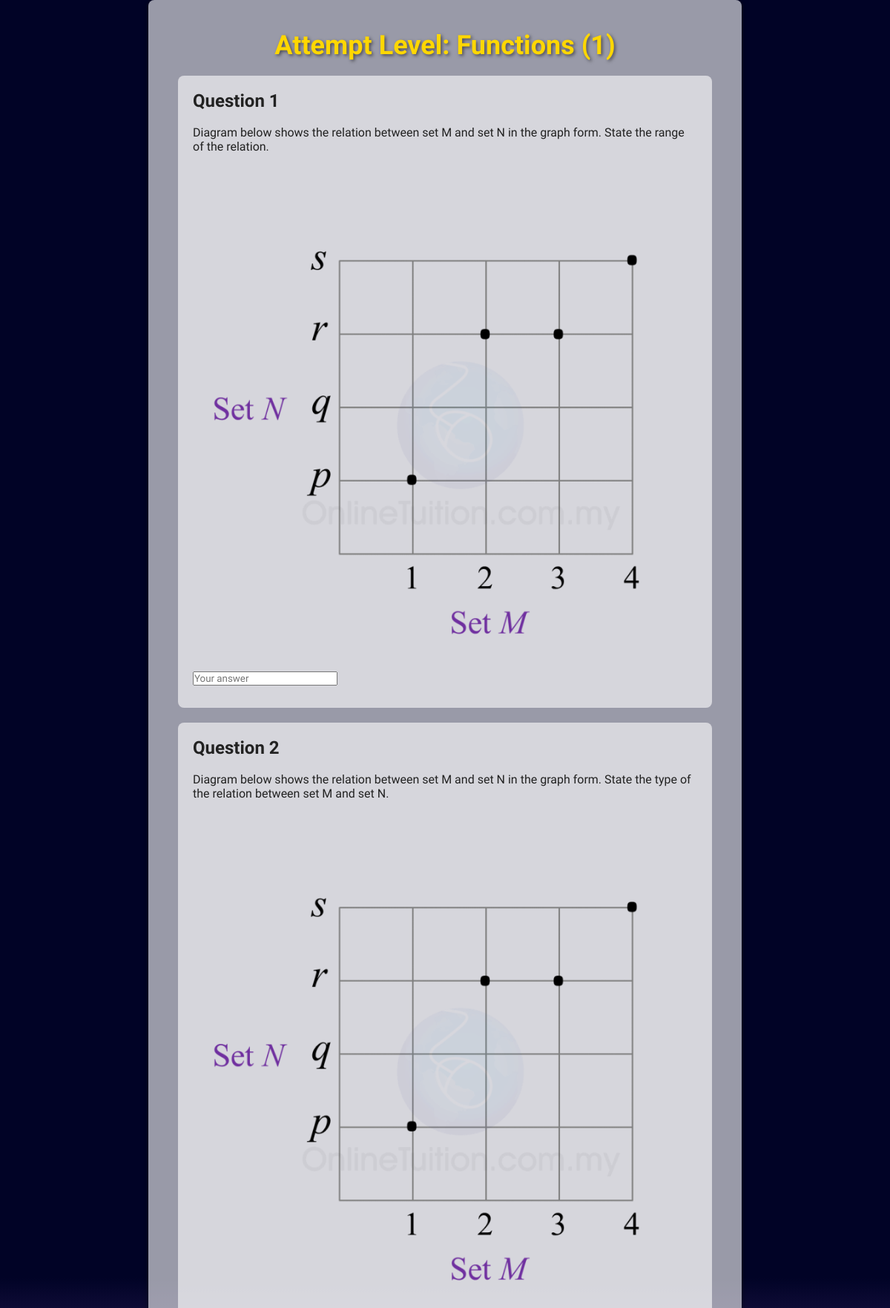
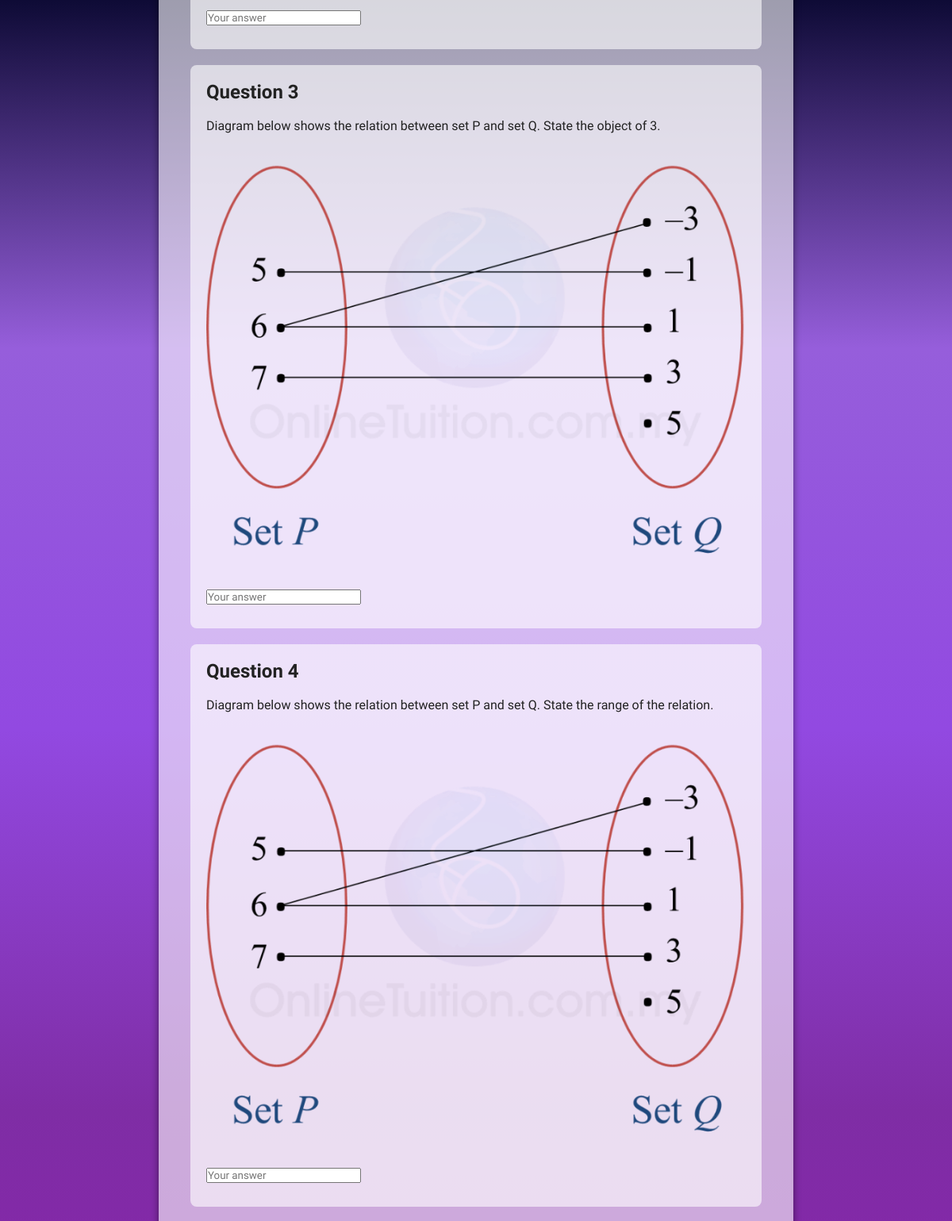
/attempt_level.php?level_id=58 (upper part), run on the app's committed database (2 pictures, top to bottom).
### tables this page shows
CREATE TABLE IF NOT EXISTS `level` (
  `level_id` int NOT NULL AUTO_INCREMENT,
  `level_name` varchar(255) NOT NULL,
  PRIMARY KEY (`level_id`)
);

CREATE TABLE IF NOT EXISTS `media` (
  `media_id` int NOT NULL AUTO_INCREMENT,
  `media_type` enum('image','video','slides','') NOT NULL,
  `media_URL` varchar(255) NOT NULL,
  `material_id` int DEFAULT NULL,
  `discussion_id` int DEFAULT NULL,
  `comment_id` int DEFAULT NULL,
  `question_id` int DEFAULT NULL,
  `response_id` int DEFAULT NULL,
  `badge_id` int DEFAULT NULL,
  `faq_id` int DEFAULT NULL,
  PRIMARY KEY (`media_id`),
  KEY `media_ibfk_1` (`discussion_id`),
  KEY `comment_id` (`comment_id`),
  KEY `material_id` (`material_id`),
  KEY `question_id` (`question_id`),
  KEY `response_id` (`response_id`),
  KEY `badge_id` (`badge_id`),
  KEY `faq_id` (`faq_id`)
);

CREATE TABLE IF NOT EXISTS `question` (
  `question_id` int NOT NULL AUTO_INCREMENT,
  `question_text` text NOT NULL,
  `level_id` int NOT NULL,
  `question_type` varchar(255) NOT NULL,
  PRIMARY KEY (`question_id`),
  KEY `level_id` (`level_id`)
);

### attempt_level.php (the view, shortened to what this page needs)
<?php
$servername = "localhost";
$username = "root";
$password = "";
$dbname = "gimkit";
$conn = new mysqli($servername, $username, $password, $dbname);
$level_id = isset($_GET['level_id']) ? intval($_GET['level_id']) : ($_SESSION['level_id'] ?? 0);
$levelSql = "SELECT * FROM level WHERE level_id = ?";
$levelStmt = $conn->prepare($levelSql);
$levelStmt->bind_param("i", $level_id);
$levelStmt->execute();
$levelResult = $levelStmt->get_result();
$level = $levelResult->fetch_assoc();
$questionsSql = "SELECT q.*, m.media_type, m.media_URL
                 FROM question q
                 LEFT JOIN media m ON q.question_id = m.question_id
                 WHERE q.level_id = ?";
$questionsStmt = $conn->prepare($questionsSql);
$questionsStmt->bind_param("i", $level_id);
$questionsStmt->execute();
$questionsResult = $questionsStmt->get_result();
$questions = $questionsResult->fetch_all(MYSQLI_ASSOC);
?>
<!DOCTYPE html>
<html lang="en">
<head>
</head>
<body>
    <div class="container">
        <h1>Attempt Level: <?php echo htmlspecialchars($level['level_name']); ?></h1>
        <form action="resultpage.php" method="post">
            <?php foreach ($questions as $index => $question): ?>
                <div class="question">
                    <h2>Question <?php echo $index + 1; ?></h2>
                    <br>
                    <p><?php echo htmlspecialchars($question['question_text']); ?></p>
                    <?php if (!empty($question['media_URL'])): ?>
                        <?php
                        $mediaPath = 'uploads/' . htmlspecialchars($question['media_URL']);
                        switch ($question['media_type']) {
                            case 'image':
                                echo "<img class='media' src='{$mediaPath}' alt='Question Image'>";
                                break;
                        }
                        ?>
                    <?php endif; ?>
                    <?php if ($question['question_type'] == 'mcq'): ?>
                        <?php
                        $optionsSql = "SELECT * FROM options WHERE question_id = ?";
                        $optionsStmt = $conn->prepare($optionsSql);
                        $optionsStmt->bind_param("i", $question['question_id']);
                        $optionsStmt->execute();
                        $optionsResult = $optionsStmt->get_result();
                        $options = $optionsResult->fetch_all(MYSQLI_ASSOC);
                        $optionsStmt->close();
                        ?>
                        <br>
                        <?php foreach ($options as $option): ?>
                            <div>
                                <input type="radio" id="q<?php echo $question['question_id']; ?>_<?php echo $option['option_id']; ?>"
                                       name="q<?php echo $question['question_id']; ?>"
                                       value="<?php echo $option['option_id']; ?>">
                                <label for="q<?php echo $question['question_id']; ?>_<?php echo $option['option_id']; ?>">
                                    <?php echo htmlspecialchars($option['option_text']); ?>
                                </label>
                            </div>
                        <?php endforeach; ?>
                    <?php elseif ($question['question_type'] == 'fill_blank'): ?>
                        <br>
                        <input type="text" name="q<?php echo $question['question_id']; ?>" placeholder="Your answer">
                    <?php endif; ?>
                </div>
            <?php endforeach; ?>
        </form>
    </div>
</body>
</html>

### attempt_level.php (style rules this page uses)
* { margin: 0; padding: 0; box-sizing: border-box; font-family: 'Bagel Fat One', sans-serif; cursor: url('../images/icons8-cursor-100.png'), auto; }
body { display: flex; justify-content: center; align-items: center; min-height: 100vh; background: #010326; color: #222; }
.container { position: relative; z-index: 10; width: 80%; max-width: 800px; padding: 40px; background-color: rgba(255, 255, 255, 0.6); border-radius: 8px; box-shadow: 0 0 10px rgba(0, 0, 0, 0.5); }
h1 { font-size: 36px; margin-bottom: 20px; color: gold; text-shadow: 2px 2px 4px rgba(0, 0, 0, 0.5); text-align: center; }
.question { background-color: rgba(255, 255, 255, .6); padding: 20px; margin-bottom: 20px; border-radius: 8px; }
.media { max-width: 100%; height: auto; margin-bottom: 10px; }
input[type="radio"], input[type="text"] { margin-bottom: 10px; }

### data on the page
level: level_name "Functions (1)"
media: question.question_text "Diagram below shows the relation between set M and set N in the graph form. State the range of the relation.", media_URL (picture)
media: question.question_text "Diagram below shows the relation between set M and set N in the graph form. State the type of the relation between set M and set N.", media_URL (picture)
media: question.question_text "Diagram below shows the relation between set P and set Q. State the object of 3.", media_URL (picture)
media: question.question_text "Diagram below shows the relation between set P and set Q. State the range of the relation.", media_URL (picture)
